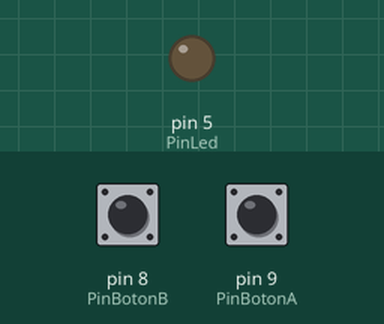
A sketch run on a simulated Arduino Uno, built with avr-gcc and run on an emulated ATmega328P. Parts: output pins drawn as LEDs (lit = HIGH). The inputs (shaded band) are chosen by the test bench; at power-on: pin 9 (PinBotonA) HIGH, pin 8 (PinBotonB) HIGH.

Above: at 1.2 s.
1.3 s: pin 9 (PinBotonA) pulled LOW for 0.15 s
At 1.8 s:
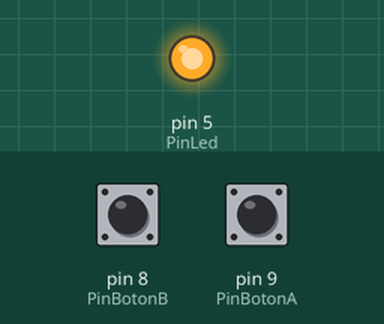
2.9 s: pin 8 (PinBotonB) pulled LOW for 0.15 s
At 4.1 s:
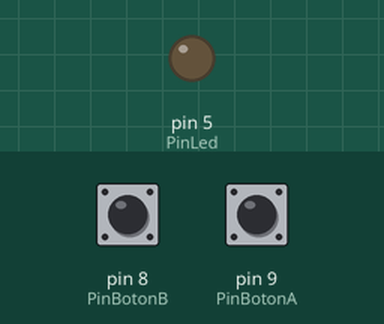
4.5 s: pin 9 (PinBotonA) pulled LOW for 1 s
At 5.4 s:
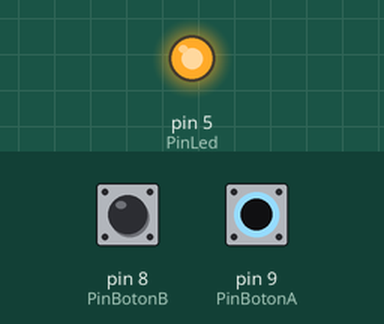
7.0 s: pin 8 (PinBotonB) driven LOW and pin 9 (PinBotonA) driven LOW
At 7.6 s:
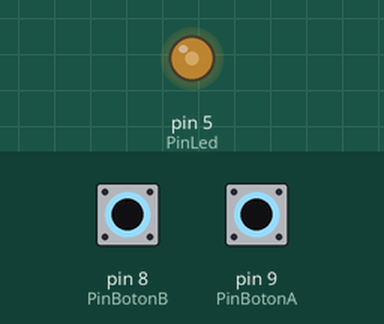
8.5 s: pin 8 (PinBotonB) driven HIGH
At 9.5 s:
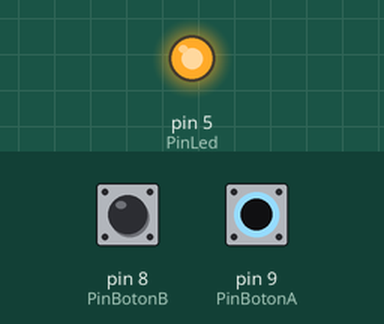
Timing chart, 0 to 11.0 s (numbered marks = the images above; inputs shaded):
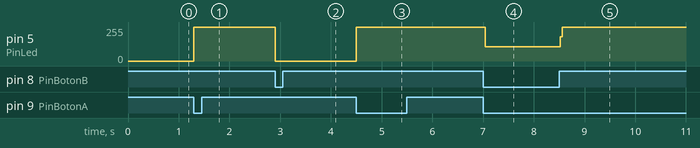

Measured:
- after the input at 1.3 s, pin 5 (PinLed): 0/255 → 255/255 at once
- after the input at 2.9 s, pin 5 (PinLed): 255/255 → 0/255 at once
- after the input at 4.5 s, pin 5 (PinLed): 0/255 → 255/255 at once
- after the input at 7.0 s, pin 5 (PinLed): 255/255 → 108/255 at once
- after the input at 8.5 s, pin 5 (PinLed): 108/255 → 255/255 at once

The sketch:

tema4.ino
```cpp
// Fun Tech Academy 2020

int PinLed = 5;
int PinBotonA = 9;
int PinBotonB = 8;

void setup()
{
  pinMode(PinLed, OUTPUT);
  pinMode(PinBotonA, INPUT_PULLUP);
  pinMode(PinBotonB, INPUT_PULLUP);
}

void loop()
{
  if (digitalRead(PinBotonA) == LOW)
  {
    digitalWrite(PinLed, HIGH);
  }
  if (digitalRead(PinBotonB) == LOW)
  {
    digitalWrite(PinLed, LOW);
  }
}
```
